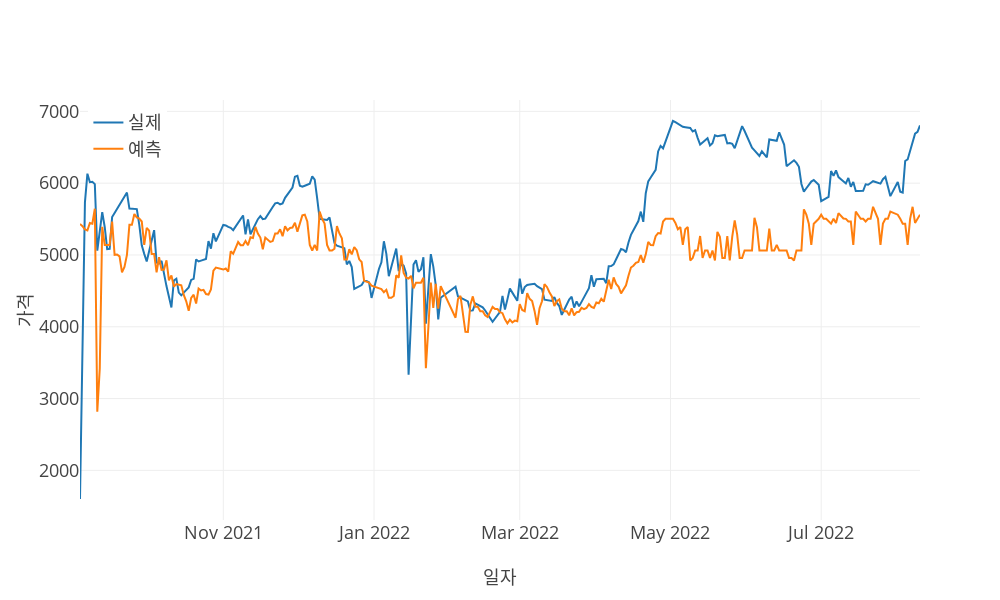

The code cell stored with this chart in its notebook:
### Code cell
print("\nGradient Boosting")
gb, _ = gradient_boosting(X_train, y_train, search=True, **ml_searchCV_params)
gb_predictions = gb.predict(X_test)
model_eval(y_test, gb_predictions, predictions_x_axis, stdout=stdout, vis=vis, **{'scaler': output_scaler})

### Figure 1 — Plotly figure (JSON) as saved in the notebook; plotly's stock layout.template omitted (floating-point values rounded to 4 significant figures; data arrays with more than 128 entries replaced by an {"elided": "..."} marker saying what was removed)
{"data": [{"mode": "lines", "name": "실제", "type": "scatter", "x": {"elided": "327 str values"}, "y": {"elided": "327 float values"}}, {"mode": "lines", "name": "예측", "type": "scatter", "x": {"elided": "327 str values"}, "y": {"elided": "327 float values"}}], "layout": {"height": 600, "legend": {"x": 0.01, "xanchor": "left", "y": 0.99, "yanchor": "top"}, "width": 1000, "xaxis": {"title": {"text": "일자"}}, "yaxis": {"title": {"text": "가격"}}}}
